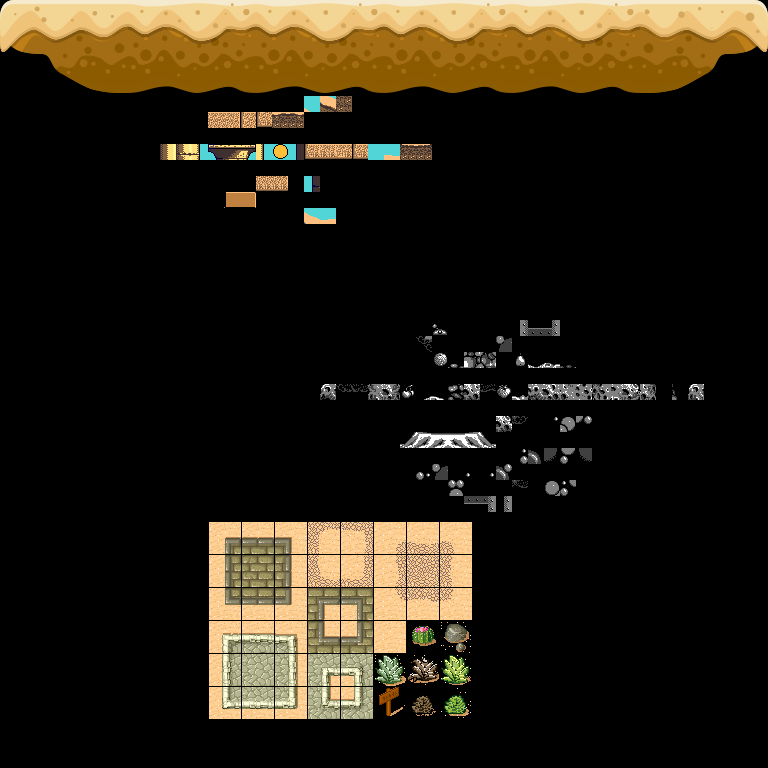

The image is a tile-based game level rendered from a .tmx file. Its description and complete source (layers, tilesets, objects, tile grids) follow:
An orthogonal 48x48 tile map with 16x16 px tiles, 1 tile layer (Tile Layer 1), 2 tilesets.

<map version="1.10" tiledversion="1.10.1" orientation="orthogonal" renderorder="right-down" width="48" height="48" tilewidth="16" tileheight="16" infinite="0" nextlayerid="2" nextobjectid="1">
 <tileset firstgid="1" name="Collection" tilewidth="384" tileheight="199" tilecount="3" columns="0">
  <grid orientation="orthogonal" width="1" height="1" />
  <tile id="0">
   <image width="272" height="128" source="jb-32-Tileset.png" />
  </tile>
  <tile id="1">
   <image width="384" height="192" source="level25-Tileset.png" />
  </tile>
  <tile id="4">
   <image width="265" height="199" source="tmw_desert_spacing.png" />
  </tile>
 </tileset>
 <tileset firstgid="6" name="Typical" tilewidth="128" tileheight="128" tilecount="40" columns="5">
  <image source="gameart2d-desert.png" width="640" height="1024" />
 </tileset>
 <layer id="1" name="Tile Layer 1" width="48" height="48">
  <data encoding="csv">
0,0,0,0,0,0,0,0,0,0,0,0,0,0,0,0,0,0,0,0,0,0,0,0,0,0,0,0,0,0,0,0,0,0,0,0,0,0,0,0,0,0,0,0,0,0,0,0,
0,0,0,0,0,0,0,0,0,0,0,0,0,0,0,0,0,0,0,0,0,0,0,0,0,0,0,0,0,0,0,0,0,0,0,0,0,0,0,0,0,0,0,0,0,0,0,0,
0,0,0,0,0,0,0,0,0,0,0,0,0,0,0,0,0,0,0,0,0,0,0,0,0,0,0,0,0,0,0,0,0,0,0,0,0,0,0,0,0,0,0,0,0,0,0,0,
0,0,0,0,0,0,0,0,0,0,0,0,0,0,0,0,0,0,0,0,0,0,0,0,0,0,0,0,0,0,0,0,0,0,0,0,0,0,0,0,0,0,0,0,0,0,0,0,
0,0,0,0,0,0,0,0,0,0,0,0,0,0,0,0,0,0,0,0,0,0,0,0,0,0,0,0,0,0,0,0,0,0,0,0,0,0,0,0,0,0,0,0,0,0,0,0,
0,0,0,0,0,0,0,0,0,0,0,0,0,0,0,0,0,0,0,0,0,0,0,0,0,0,0,0,0,0,0,0,0,0,0,0,0,0,0,0,0,0,0,0,0,0,0,0,
0,0,0,0,0,0,0,0,0,0,0,0,0,0,0,0,0,0,0,0,0,0,0,0,0,0,0,0,0,0,0,0,0,0,0,0,0,0,0,0,0,0,0,0,0,0,0,0,
22,0,0,0,0,0,0,0,23,0,0,0,0,0,0,0,23,0,0,0,0,0,0,0,23,0,0,0,0,0,0,0,23,0,0,0,0,0,0,0,24,0,0,0,0,0,0,0,
0,0,0,0,0,0,0,0,0,0,0,0,0,0,0,0,0,0,0,0,0,0,0,0,0,0,0,0,0,0,0,0,0,0,0,0,0,0,0,0,0,0,0,0,0,0,0,0,
0,0,0,0,0,0,0,0,0,0,0,0,0,0,0,0,0,0,0,0,0,0,0,0,0,0,0,0,0,0,0,0,0,0,0,0,0,0,0,0,0,0,0,0,0,0,0,0,
0,0,0,0,0,0,0,0,0,0,0,0,0,0,0,0,0,0,0,0,0,0,0,0,0,0,0,0,0,0,0,0,0,0,0,0,0,0,0,0,0,0,0,0,0,0,0,0,
0,0,0,0,0,0,0,0,0,0,0,0,0,0,0,0,0,0,0,0,0,0,0,0,0,0,0,0,0,0,0,0,0,0,0,0,0,0,0,0,0,0,0,0,0,0,0,0,
0,0,0,0,0,0,0,0,0,0,0,0,0,0,0,0,0,0,0,0,0,0,0,0,0,0,0,0,0,0,0,0,0,0,0,0,0,0,0,0,0,0,0,0,0,0,0,0,
0,0,0,0,0,0,0,0,0,0,1,0,0,0,0,0,0,0,0,0,0,0,0,0,0,0,0,0,0,0,0,0,0,0,0,0,0,0,0,0,0,0,0,0,0,0,0,0,
0,0,0,0,0,0,0,0,0,0,0,0,0,0,0,0,0,0,0,0,0,0,0,0,0,0,0,0,0,0,0,0,0,0,0,0,0,0,0,0,0,0,0,0,0,0,0,0,
0,0,0,0,0,0,0,0,0,0,0,0,0,0,0,0,0,0,0,0,0,0,0,0,0,0,0,0,0,0,0,0,0,0,0,0,0,0,0,0,0,0,0,0,0,0,0,0,
0,0,0,0,0,0,0,0,0,0,0,0,0,0,0,0,0,0,0,0,0,0,0,0,0,0,0,0,0,0,0,0,0,0,0,0,0,0,0,0,0,0,0,0,0,0,0,0,
0,0,0,0,0,0,0,0,0,0,0,0,0,0,0,0,0,0,0,0,0,0,0,0,0,0,0,0,0,0,0,0,0,0,0,0,0,0,0,0,0,0,0,0,0,0,0,0,
0,0,0,0,0,0,0,0,0,0,0,0,0,0,0,0,0,0,0,0,0,0,0,0,0,0,0,0,0,0,0,0,0,0,0,0,0,0,0,0,0,0,0,0,0,0,0,0,
0,0,0,0,0,0,0,0,0,0,0,0,0,0,0,0,0,0,0,0,0,0,0,0,0,0,0,0,0,0,0,0,0,0,0,0,0,0,0,0,0,0,0,0,0,0,0,0,
0,0,0,0,0,0,0,0,0,0,0,0,0,0,0,0,0,0,0,0,0,0,0,0,0,0,0,0,0,0,0,0,0,0,0,0,0,0,0,0,0,0,0,0,0,0,0,0,
0,0,0,0,0,0,0,0,0,0,0,0,0,0,0,0,0,0,0,0,0,0,0,0,0,0,0,0,0,0,0,0,0,0,0,0,0,0,0,0,0,0,0,0,0,0,0,0,
0,0,0,0,0,0,0,0,0,0,0,0,0,0,0,0,0,0,0,0,0,0,0,0,0,0,0,0,0,0,0,0,0,0,0,0,0,0,0,0,0,0,0,0,0,0,0,0,
0,0,0,0,0,0,0,0,0,0,0,0,0,0,0,0,0,0,0,0,0,0,0,0,0,0,0,0,0,0,0,0,0,0,0,0,0,0,0,0,0,0,0,0,0,0,0,0,
0,0,0,0,0,0,0,0,0,0,0,0,0,0,0,0,0,0,0,0,0,0,0,0,0,0,0,0,0,0,0,0,0,0,0,0,0,0,0,0,0,0,0,0,0,0,0,0,
0,0,0,0,0,0,0,0,0,0,0,0,0,0,0,0,0,0,0,0,0,0,0,0,0,0,0,0,0,0,0,0,0,0,0,0,0,0,0,0,0,0,0,0,0,0,0,0,
0,0,0,0,0,0,0,0,0,0,0,0,0,0,0,0,0,0,0,0,0,0,0,0,0,0,0,0,0,0,0,0,0,0,0,0,0,0,0,0,0,0,0,0,0,0,0,0,
0,0,0,0,0,0,0,0,0,0,0,0,0,0,0,0,0,0,0,0,0,0,0,0,0,0,0,0,0,0,0,0,0,0,0,0,0,0,0,0,0,0,0,0,0,0,0,0,
0,0,0,0,0,0,0,0,0,0,0,0,0,0,0,0,0,0,0,0,0,0,0,0,0,0,0,0,0,0,0,0,0,0,0,0,0,0,0,0,0,0,0,0,0,0,0,0,
0,0,0,0,0,0,0,0,0,0,0,0,0,0,0,0,0,0,0,0,0,0,0,0,0,0,0,0,0,0,0,0,0,0,0,0,0,0,0,0,0,0,0,0,0,0,0,0,
0,0,0,0,0,0,0,0,0,0,0,0,0,0,0,0,0,0,0,0,0,0,0,0,0,0,0,0,0,0,0,0,0,0,0,0,0,0,0,0,0,0,0,0,0,0,0,0,
0,0,0,0,0,0,0,0,0,0,0,0,0,0,0,0,0,0,0,0,2,0,0,0,0,0,0,0,0,0,0,0,0,0,0,0,0,0,0,0,0,0,0,0,0,0,0,0,
0,0,0,0,0,0,0,0,0,0,0,0,0,0,0,0,0,0,0,0,0,0,0,0,0,0,0,0,0,0,0,0,0,0,0,0,0,0,0,0,0,0,0,0,0,0,0,0,
0,0,0,0,0,0,0,0,0,0,0,0,0,0,0,0,0,0,0,0,0,0,0,0,0,0,0,0,0,0,0,0,0,0,0,0,0,0,0,0,0,0,0,0,0,0,0,0,
0,0,0,0,0,0,0,0,0,0,0,0,0,0,0,0,0,0,0,0,0,0,0,0,0,0,0,0,0,0,0,0,0,0,0,0,0,0,0,0,0,0,0,0,0,0,0,0,
0,0,0,0,0,0,0,0,0,0,0,0,0,0,0,0,0,0,0,0,0,0,0,0,0,0,0,0,0,0,0,0,0,0,0,0,0,0,0,0,0,0,0,0,0,0,0,0,
0,0,0,0,0,0,0,0,0,0,0,0,0,0,0,0,0,0,0,0,0,0,0,0,0,0,0,0,0,0,0,0,0,0,0,0,0,0,0,0,0,0,0,0,0,0,0,0,
0,0,0,0,0,0,0,0,0,0,0,0,0,0,0,0,0,0,0,0,0,0,0,0,0,0,0,0,0,0,0,0,0,0,0,0,0,0,0,0,0,0,0,0,0,0,0,0,
0,0,0,0,0,0,0,0,0,0,0,0,0,0,0,0,0,0,0,0,0,0,0,0,0,0,0,0,0,0,0,0,0,0,0,0,0,0,0,0,0,0,0,0,0,0,0,0,
0,0,0,0,0,0,0,0,0,0,0,0,0,0,0,0,0,0,0,0,0,0,0,0,0,0,0,0,0,0,0,0,0,0,0,0,0,0,0,0,0,0,0,0,0,0,0,0,
0,0,0,0,0,0,0,0,0,0,0,0,0,0,0,0,0,0,0,0,0,0,0,0,0,0,0,0,0,0,0,0,0,0,0,0,0,0,0,0,0,0,0,0,0,0,0,0,
0,0,0,0,0,0,0,0,0,0,0,0,0,0,0,0,0,0,0,0,0,0,0,0,0,0,0,0,0,0,0,0,0,0,0,0,0,0,0,0,0,0,0,0,0,0,0,0,
0,0,0,0,0,0,0,0,0,0,0,0,0,0,0,0,0,0,0,0,0,0,0,0,0,0,0,0,0,0,0,0,0,0,0,0,0,0,0,0,0,0,0,0,0,0,0,0,
0,0,0,0,0,0,0,0,0,0,0,0,0,0,0,0,0,0,0,0,0,0,0,0,0,0,0,0,0,0,0,0,0,0,0,0,0,0,0,0,0,0,0,0,0,0,0,0,
0,0,0,0,0,0,0,0,0,0,0,0,0,5,0,0,0,0,0,0,0,0,0,0,0,0,0,0,0,0,0,0,0,0,0,0,0,0,0,0,0,0,0,0,0,0,0,0,
0,0,0,0,0,0,0,0,0,0,0,0,0,0,0,0,0,0,0,0,0,0,0,0,0,0,0,0,0,0,0,0,0,0,0,0,0,0,0,0,0,0,0,0,0,0,0,0,
0,0,0,0,0,0,0,0,0,0,0,0,0,0,0,0,0,0,0,0,0,0,0,0,0,0,0,0,0,0,0,0,0,0,0,0,0,0,0,0,0,0,0,0,0,0,0,0,
0,0,0,0,0,0,0,0,0,0,0,0,0,0,0,0,0,0,0,0,0,0,0,0,0,0,0,0,0,0,0,0,0,0,0,0,0,0,0,0,0,0,0,0,0,0,0,0
</data>
 </layer>
</map>
